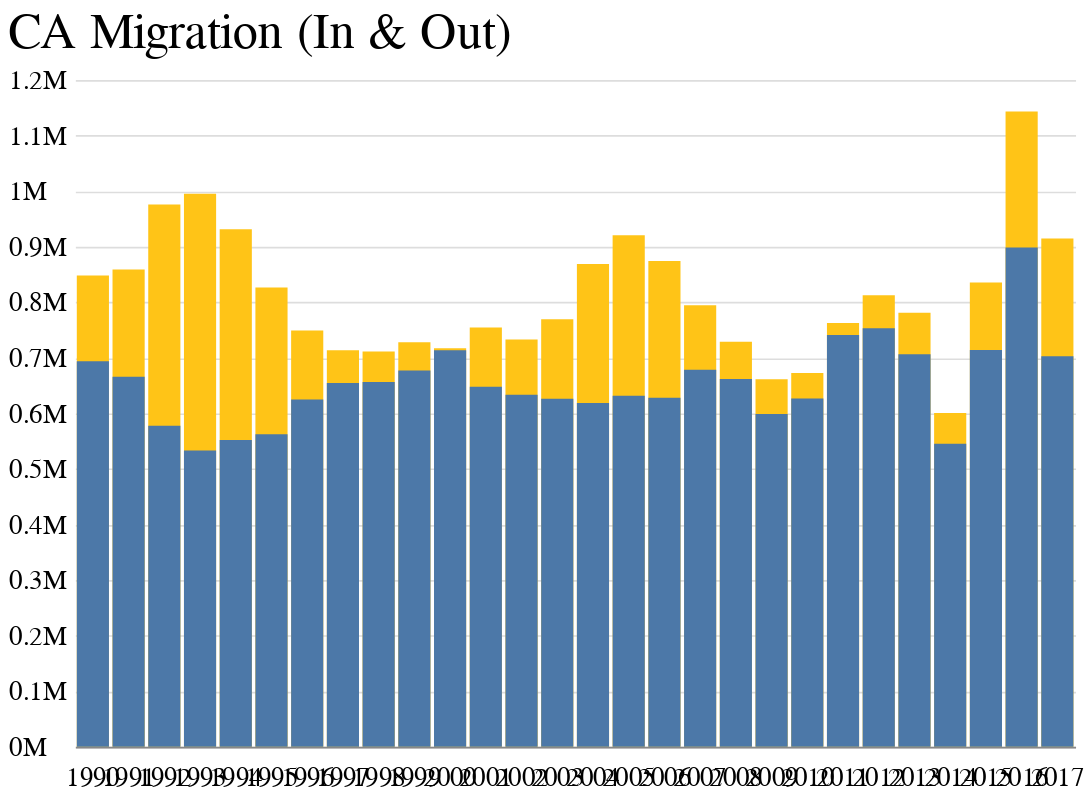

The code cell stored with this chart in its notebook:
### Code cell
inmig = alt.Chart(comb, title='CA Migration (In & Out)').mark_bar().encode(x='Year:O',y=alt.Y('Inmig_Total', axis=alt.Axis(format='~s', labelPadding=40,titleX=-40)))
outmig = alt.Chart(comb).mark_bar(color='#ffc417').encode(x='Year:O',y='Outmig_Total')
outmig + inmig

### Figure 1 — Vega-Lite specification as saved in the notebook (floating-point values rounded to 4 significant figures)
{"width": 600, "height": 400, "background": "white", "config": {"title": {"fontWeight": "normal", "fontSize": 30, "anchor": "start", "font": "Calibri", "offset": 5}, "axisX": {"grid": false, "labelFont": "Calibri", "labelFontSize": 16, "labelAngle": 0, "labelPadding": 10, "ticks": false, "tickSize": 5, "title": null, "titleFont": "Calibri", "titleFontSize": 16, "titleFontWeight": "normal", "titleY": 30, "titleX": 280}, "axisY": {"grid": true, "gridOpacity": 1, "labelFont": "Calibri", "labelFontSize": 16, "labelLimit": 100, "labelAlign": "left", "labelPadding": 20, "ticks": false, "title": null, "titleFont": "Calibri", "titleFontWeight": "normal", "titleFontSize": 17, "titleAlign": "left", "titleAngle": 0, "titleY": -20, "titleX": -20, "domainWidth": 0}, "view": {"strokeOpacity": 0}}, "layer": [{"mark": {"type": "bar", "color": "#ffc417"}, "encoding": {"x": {"type": "ordinal", "field": "Year"}, "y": {"type": "quantitative", "field": "Outmig_Total"}}}, {"mark": "bar", "encoding": {"x": {"type": "ordinal", "field": "Year"}, "y": {"type": "quantitative", "axis": {"format": "~s", "labelPadding": 40, "titleX": -40}, "field": "Inmig_Total"}}, "title": "CA Migration (In & Out)"}], "data": {"name": "data-ce891e6bbe1faa87bae7c343467d9096"}, "$schema": "https://vega.github.io/schema/vega-lite/v4.0.0.json", "datasets": {"data-ce891e6bbe1faa87bae7c343467d9096": [{"Year": 1990, "Returns": 10211835, "Exemptions": 23010999, "Inmig_Returns": 245535, "Inmig_Exempt": 448258, "Outmig_Returns": 277327, "Outmig_Exempt": 571032, "Residents": 33222834, "Net_Mig_Returns": -31792, "Rel_Mig_Returns": -0.0031, "Inmig_Total": 693793, "Outmig_Total": 848359, "Net_Mig_Total": -154566, "Rel_Mig_Total": -0.0047, "Zero": 0}, {"Year": 1991, "Returns": 10337480, "Exemptions": 23340798, "Inmig_Returns": 236007, "Inmig_Exempt": 429962, "Outmig_Returns": 281887, "Outmig_Exempt": 577023, "Residents": 33678278, "Net_Mig_Returns": -45880, "Rel_Mig_Returns": -0.0044, "Inmig_Total": 665969, "Outmig_Total": 858910, "Net_Mig_Total": -192941, "Rel_Mig_Total": -0.0057, "Zero": 0}, {"Year": 1992, "Returns": 10211198, "Exemptions": 23236233, "Inmig_Returns": 205155, "Inmig_Exempt": 372838, "Outmig_Returns": 315822, "Outmig_Exempt": 659933, "Residents": 33447431, "Net_Mig_Returns": -110667, "Rel_Mig_Returns": -0.0108, "Inmig_Total": 577993, "Outmig_Total": 975755, "Net_Mig_Total": -397762, "Rel_Mig_Total": -0.0119, "Zero": 0}, {"Year": 1993, "Returns": 10012232, "Exemptions": 22841596, "Inmig_Returns": 189073, "Inmig_Exempt": 344116, "Outmig_Returns": 320472, "Outmig_Exempt": 674796, "Residents": 32853828, "Net_Mig_Returns": -131399, "Rel_Mig_Returns": -0.0131, "Inmig_Total": 533189, "Outmig_Total": 995268, "Net_Mig_Total": -462079, "Rel_Mig_Total": -0.0141, "Zero": 0}, {"Year": 1994, "Returns": 9915747, "Exemptions": 22414007, "Inmig_Returns": 198917, "Inmig_Exempt": 353108, "Outmig_Returns": 302694, "Outmig_Exempt": 628896, "Residents": 32329754, "Net_Mig_Returns": -103777, "Rel_Mig_Returns": -0.0105, "Inmig_Total": 552025, "Outmig_Total": 931590, "Net_Mig_Total": -379565, "Rel_Mig_Total": -0.0117, "Zero": 0}, {"Year": 1995, "Returns": 10025767, "Exemptions": 22611353, "Inmig_Returns": 203317, "Inmig_Exempt": 359356, "Outmig_Returns": 269836, "Outmig_Exempt": 556760, "Residents": 32637120, "Net_Mig_Returns": -66519, "Rel_Mig_Returns": -0.0066, "Inmig_Total": 562673, "Outmig_Total": 826596, "Net_Mig_Total": -263923, "Rel_Mig_Total": -0.0081, "Zero": 0}, {"Year": 1996, "Returns": 10179399, "Exemptions": 22725592, "Inmig_Returns": 228764, "Inmig_Exempt": 396095, "Outmig_Returns": 247534, "Outmig_Exempt": 501645, "Residents": 32904991, "Net_Mig_Returns": -18770, "Rel_Mig_Returns": -0.0018, "Inmig_Total": 624859, "Outmig_Total": 749179, "Net_Mig_Total": -124320, "Rel_Mig_Total": -0.0038, "Zero": 0}, {"Year": 1997, "Returns": 10427660, "Exemptions": 23236858, "Inmig_Returns": 239369, "Inmig_Exempt": 415402, "Outmig_Returns": 238682, "Outmig_Exempt": 474923, "Residents": 33664518, "Net_Mig_Returns": 687, "Rel_Mig_Returns": 0.0001, "Inmig_Total": 654771, "Outmig_Total": 713605, "Net_Mig_Total": -58834, "Rel_Mig_Total": -0.0017, "Zero": 0}, {"Year": 1998, "Returns": 10789034, "Exemptions": 24050991, "Inmig_Returns": 241352, "Inmig_Exempt": 415323, "Outmig_Returns": 240877, "Outmig_Exempt": 470359, "Residents": 34840025, "Net_Mig_Returns": 475, "Rel_Mig_Returns": 0.0, "Inmig_Total": 656675, "Outmig_Total": 711236, "Net_Mig_Total": -54561, "Rel_Mig_Total": -0.0016, "Zero": 0}, {"Year": 1999, "Returns": 11120947, "Exemptions": 24804140, "Inmig_Returns": 251035, "Inmig_Exempt": 426328, "Outmig_Returns": 246887, "Outmig_Exempt": 481135, "Residents": 35925087, "Net_Mig_Returns": 4148, "Rel_Mig_Returns": 0.0004, "Inmig_Total": 677363, "Outmig_Total": 728022, "Net_Mig_Total": -50659, "Rel_Mig_Total": -0.0014, "Zero": 0}, {"Year": 2000, "Returns": 11336742, "Exemptions": 25247901, "Inmig_Returns": 265793, "Inmig_Exempt": 447702, "Outmig_Returns": 245677, "Outmig_Exempt": 471816, "Residents": 36584643, "Net_Mig_Returns": 20116, "Rel_Mig_Returns": 0.0018, "Inmig_Total": 713495, "Outmig_Total": 717493, "Net_Mig_Total": -3998, "Rel_Mig_Total": -0.0001, "Zero": 0}, {"Year": 2001, "Returns": 11531921, "Exemptions": 25671321, "Inmig_Returns": 240139, "Inmig_Exempt": 407757, "Outmig_Returns": 260174, "Outmig_Exempt": 494493, "Residents": 37203242, "Net_Mig_Returns": -20035, "Rel_Mig_Returns": -0.0017, "Inmig_Total": 647896, "Outmig_Total": 754667, "Net_Mig_Total": -106771, "Rel_Mig_Total": -0.0029, "Zero": 0}, {"Year": 2002, "Returns": 11641931, "Exemptions": 26122706, "Inmig_Returns": 233121, "Inmig_Exempt": 400583, "Outmig_Returns": 252674, "Outmig_Exempt": 480289, "Residents": 37764637, "Net_Mig_Returns": -19553, "Rel_Mig_Returns": -0.0017, "Inmig_Total": 633704, "Outmig_Total": 732963, "Net_Mig_Total": -99259, "Rel_Mig_Total": -0.0026, "Zero": 0}, {"Year": 2003, "Returns": 11652738, "Exemptions": 26305015, "Inmig_Returns": 230865, "Inmig_Exempt": 395330, "Outmig_Returns": 261740, "Outmig_Exempt": 507870, "Residents": 37957753, "Net_Mig_Returns": -30875, "Rel_Mig_Returns": -0.0026, "Inmig_Total": 626195, "Outmig_Total": 769610, "Net_Mig_Total": -143415, "Rel_Mig_Total": -0.0038, "Zero": 0}, {"Year": 2004, "Returns": 11703701, "Exemptions": 26476088, "Inmig_Returns": 229348, "Inmig_Exempt": 389314, "Outmig_Returns": 289992, "Outmig_Exempt": 578725, "Residents": 38179789, "Net_Mig_Returns": -60644, "Rel_Mig_Returns": -0.0052, "Inmig_Total": 618662, "Outmig_Total": 868717, "Net_Mig_Total": -250055, "Rel_Mig_Total": -0.0065, "Zero": 0}, {"Year": 2005, "Returns": 11745599, "Exemptions": 26507063, "Inmig_Returns": 235690, "Inmig_Exempt": 396313, "Outmig_Returns": 302665, "Outmig_Exempt": 617827, "Residents": 38252662, "Net_Mig_Returns": -66975, "Rel_Mig_Returns": -0.0057, "Inmig_Total": 632003, "Outmig_Total": 920492, "Net_Mig_Total": -288489, "Rel_Mig_Total": -0.0075, "Zero": 0}, {"Year": 2006, "Returns": 11906514, "Exemptions": 26759630, "Inmig_Returns": 234018, "Inmig_Exempt": 394070, "Outmig_Returns": 289096, "Outmig_Exempt": 585366, "Residents": 38666144, "Net_Mig_Returns": -55078, "Rel_Mig_Returns": -0.0046, "Inmig_Total": 628088, "Outmig_Total": 874462, "Net_Mig_Total": -246374, "Rel_Mig_Total": -0.0064, "Zero": 0}, {"Year": 2007, "Returns": 12434953, "Exemptions": 27732366, "Inmig_Returns": 251841, "Inmig_Exempt": 426523, "Outmig_Returns": 271521, "Outmig_Exempt": 523042, "Residents": 40167319, "Net_Mig_Returns": -19680, "Rel_Mig_Returns": -0.0016, "Inmig_Total": 678364, "Outmig_Total": 794563, "Net_Mig_Total": -116199, "Rel_Mig_Total": -0.0029, "Zero": 0}, {"Year": 2008, "Returns": 12707337, "Exemptions": 28410195, "Inmig_Returns": 243360, "Inmig_Exempt": 418422, "Outmig_Returns": 252516, "Outmig_Exempt": 476641, "Residents": 41117532, "Net_Mig_Returns": -9156, "Rel_Mig_Returns": -0.0007, "Inmig_Total": 661782, "Outmig_Total": 729157, "Net_Mig_Total": -67375, "Rel_Mig_Total": -0.0016, "Zero": 0}, {"Year": 2009, "Returns": 12588517, "Exemptions": 28448182, "Inmig_Returns": 214495, "Inmig_Exempt": 384328, "Outmig_Returns": 231291, "Outmig_Exempt": 430067, "Residents": 41036699, "Net_Mig_Returns": -16796, "Rel_Mig_Returns": -0.0013, "Inmig_Total": 598823, "Outmig_Total": 661358, "Net_Mig_Total": -62535, "Rel_Mig_Total": -0.0015, "Zero": 0}, {"Year": 2010, "Returns": 12600855, "Exemptions": 28690412, "Inmig_Returns": 224532, "Inmig_Exempt": 402125, "Outmig_Returns": 236494, "Outmig_Exempt": 436367, "Residents": 41291267, "Net_Mig_Returns": -11962, "Rel_Mig_Returns": -0.0009, "Inmig_Total": 626657, "Outmig_Total": 672861, "Net_Mig_Total": -46204, "Rel_Mig_Total": -0.0011, "Zero": 0}, {"Year": 2011, "Returns": 13084530, "Exemptions": 30080010, "Inmig_Returns": 264729, "Inmig_Exempt": 476184, "Outmig_Returns": 266673, "Outmig_Exempt": 496085, "Residents": 43164540, "Net_Mig_Returns": -1944, "Rel_Mig_Returns": -0.0001, "Inmig_Total": 740913, "Outmig_Total": 762758, "Net_Mig_Total": -21845, "Rel_Mig_Total": -0.0005, "Zero": 0}, {"Year": 2012, "Returns": 13148643, "Exemptions": 30139423, "Inmig_Returns": 268149, "Inmig_Exempt": 485161, "Outmig_Returns": 280002, "Outmig_Exempt": 532619, "Residents": 43288066, "Net_Mig_Returns": -11853, "Rel_Mig_Returns": -0.0009, "Inmig_Total": 753310, "Outmig_Total": 812621, "Net_Mig_Total": -59311, "Rel_Mig_Total": -0.0014, "Zero": 0}, {"Year": 2013, "Returns": 13289353, "Exemptions": 30251074, "Inmig_Returns": 252717, "Inmig_Exempt": 453621, "Outmig_Returns": 268472, "Outmig_Exempt": 512732, "Residents": 43540427, "Net_Mig_Returns": -15755, "Rel_Mig_Returns": -0.0012, "Inmig_Total": 706338, "Outmig_Total": 781204, "Net_Mig_Total": -74866, "Rel_Mig_Total": -0.0017, "Zero": 0}, {"Year": 2014, "Returns": 13658090, "Exemptions": 30666470, "Inmig_Returns": 200999, "Inmig_Exempt": 344232, "Outmig_Returns": 212337, "Outmig_Exempt": 388394, "Residents": 44324560, "Net_Mig_Returns": -11338, "Rel_Mig_Returns": -0.0008, "Inmig_Total": 545231, "Outmig_Total": 600731, "Net_Mig_Total": -55500, "Rel_Mig_Total": -0.0013, "Zero": 0}, {"Year": 2015, "Returns": 13795079, "Exemptions": 30665600, "Inmig_Returns": 260471, "Inmig_Exempt": 453736, "Outmig_Returns": 288918, "Outmig_Exempt": 546608, "Residents": 44460679, "Net_Mig_Returns": -28447, "Rel_Mig_Returns": -0.0021, "Inmig_Total": 714207, "Outmig_Total": 835526, "Net_Mig_Total": -121319, "Rel_Mig_Total": -0.0027, "Zero": 0}, {"Year": 2016, "Returns": 13811052, "Exemptions": 30323418, "Inmig_Returns": 327447, "Inmig_Exempt": 571204, "Outmig_Returns": 392786, "Outmig_Exempt": 750592, "Residents": 44134470, "Net_Mig_Returns": -65339, "Rel_Mig_Returns": -0.0047, "Inmig_Total": 898651, "Outmig_Total": 1143378, "Net_Mig_Total": -244727, "Rel_Mig_Total": -0.0055, "Zero": 0}, {"Year": 2017, "Returns": 14159070, "Exemptions": 30682756, "Inmig_Returns": 261617, "Inmig_Exempt": 441167, "Outmig_Returns": 322169, "Outmig_Exempt": 592703, "Residents": 44841826, "Net_Mig_Returns": -60552, "Rel_Mig_Returns": -0.0043, "Inmig_Total": 702784, "Outmig_Total": 914872, "Net_Mig_Total": -212088, "Rel_Mig_Total": -0.0047, "Zero": 0}]}}
